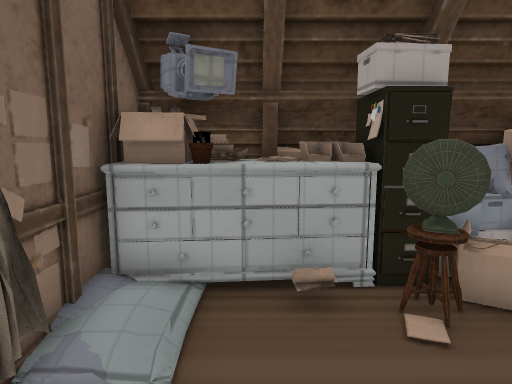
View 1 (above)

15 first-person views from a walk through a level from a Godot 3-D game. The camera is 1.2 m above the floor, tilts 8° down and sees 75° across. The floor is counted in squares, 0.5 m on a side. Each view is taken from the middle of a square. On the plan, view 1 faces up. The plan holds only what a view shows up to about 20 squares ahead; the rest is blank. The place goes on beyond the plan. Some surface patterns are stand-ins.

View 2
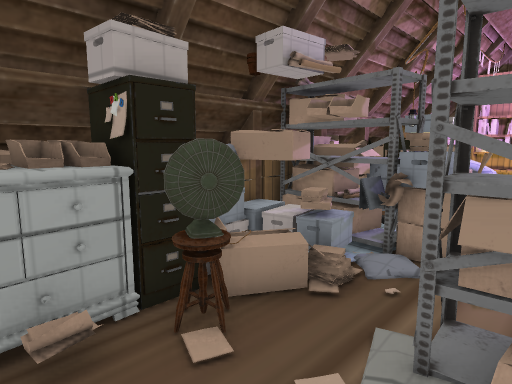

View 3
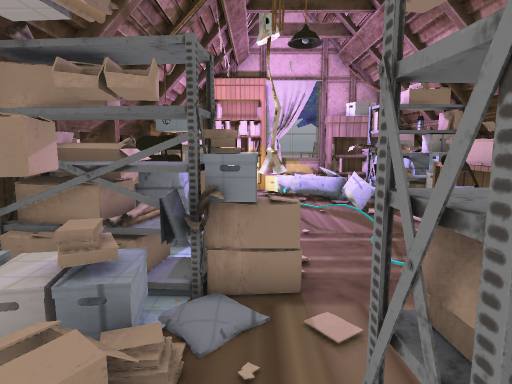

View 4
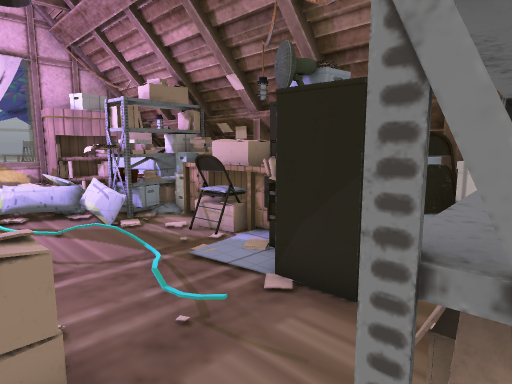

View 5
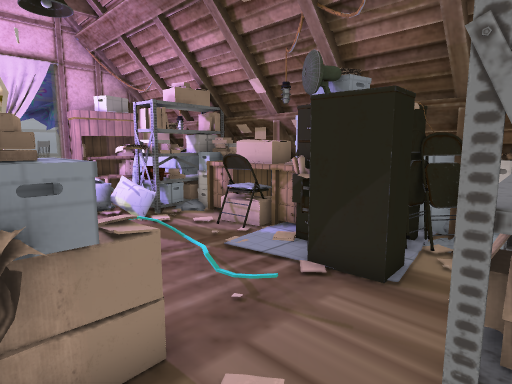

View 6
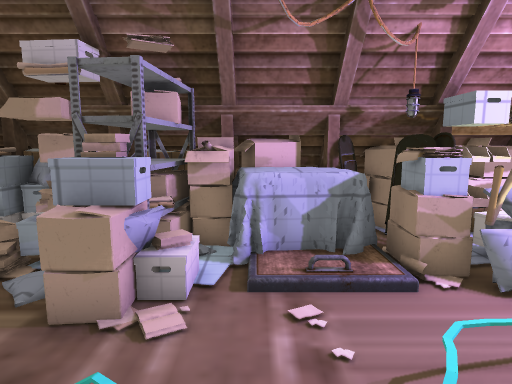

View 7
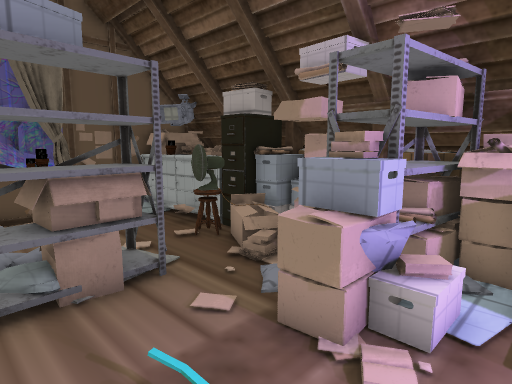

View 8
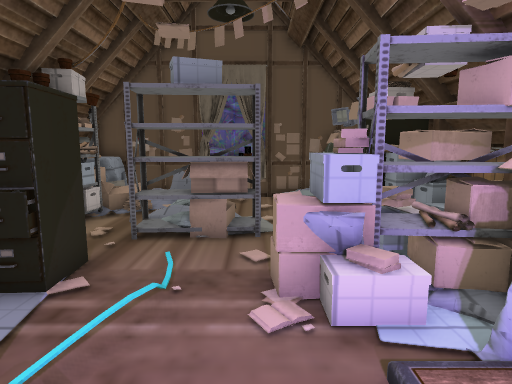

View 9
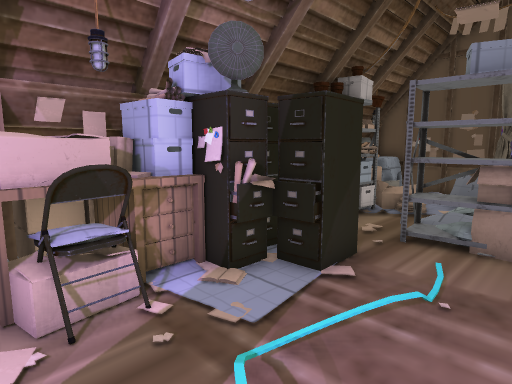

View 10
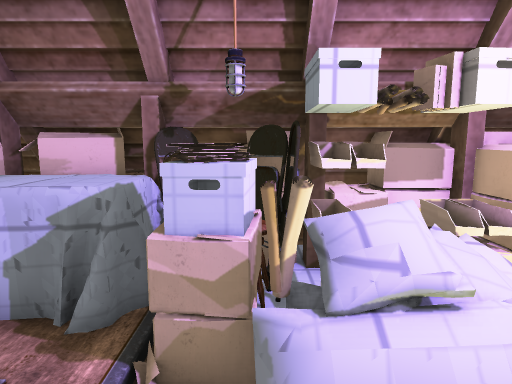

View 11
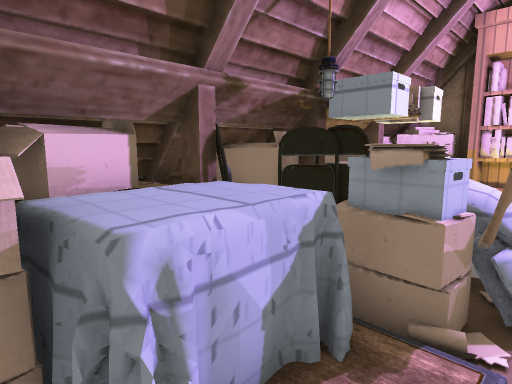

View 12
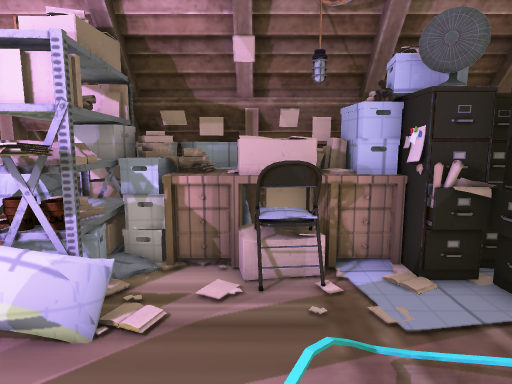

View 13
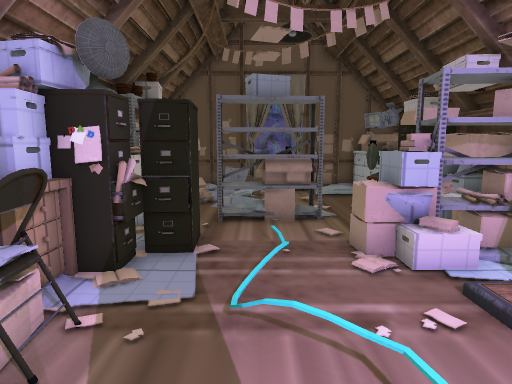

View 14
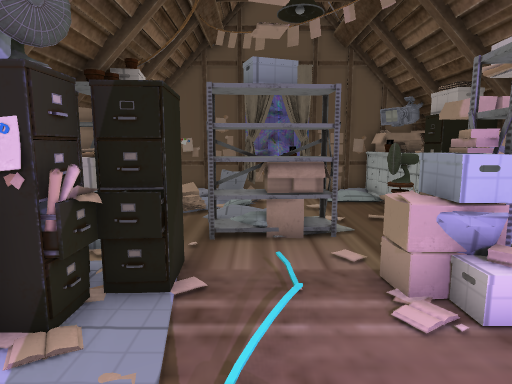

View 15
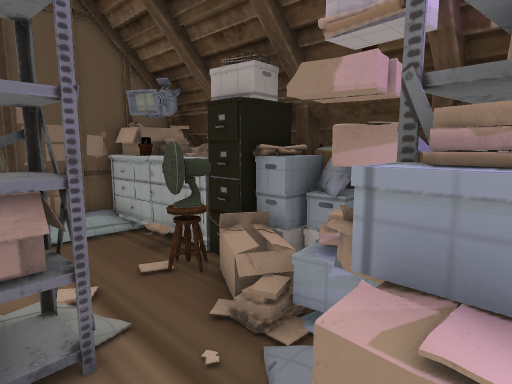

### Floor plan
Key: @ floor where view 1 was taken; # wall or solid block; x gap in a wall; . main floor; : floor 0.25 m higher than the main floor; + floor 0.5 m higher than the main floor; / step, stairs or slope; = window, fence, low wall or low ledge; ^ raised ledge; T thing the floor can be seen under or through; O other object.
Columns run from 3 left of view 1 to 19 right of it. Each row starts with its distance up from view 1.
  8            ############
  7    ##########O#O#######
  6  ######O####O^^^.#O###O
  5  ##==OO.OO##O^O^^^O.O =
  4 ##/..OO.OO##//  xO#O:
  3 ##/.......==/.....  =
  2 #O....TT..=./......=#
  1 #O... OTT...........+.
  0 ##=@//OTT...........:.
 -1 ##=  :TTT.OO..... ^O+
 -2  #  ..   OOO#.OO. ##
 -3     ##= ##O##=O#^##O=##
 -4         ##OO###########
 -5          #########

Where each view was taken, in squares from view 1:
view 1: 0 up, 0 right, facing up
view 2: 1 up, 0 right, facing up-right
view 3: 3 up, 2 right, facing right
view 4: 3 up, 4 right, facing down-right
view 5: 4 up, 4 right, facing down-right
view 6: 2 down, 10 right, facing up
view 7: 1 down, 10 right, facing up-left
view 8: 2 up, 13 right, facing left
view 9: 2 up, 13 right, facing down-left
view 10: 1 up, 14 right, facing up
view 11: 3 up, 9 right, facing up-right
view 12: 3 up, 12 right, facing down
view 13: 0 up, 15 right, facing left
view 14: 0 up, 13 right, facing left
view 15: 1 up, 8 right, facing up-left
